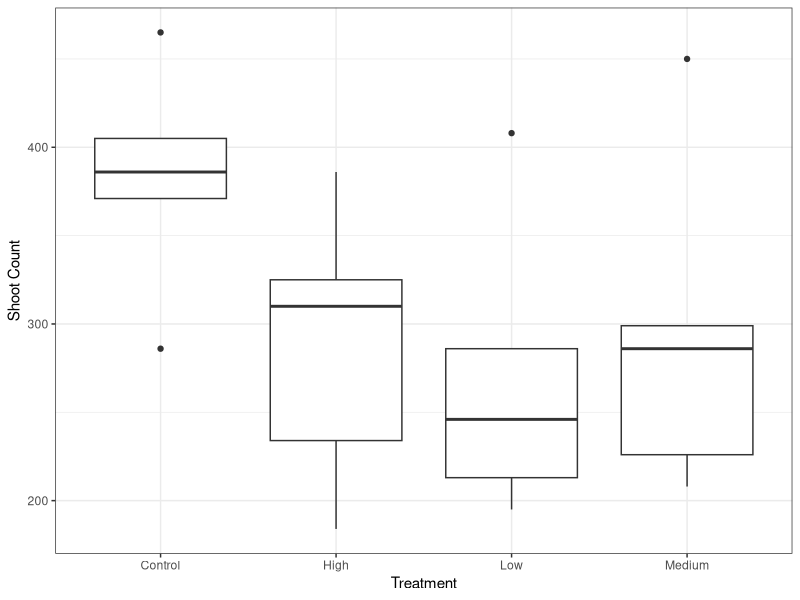
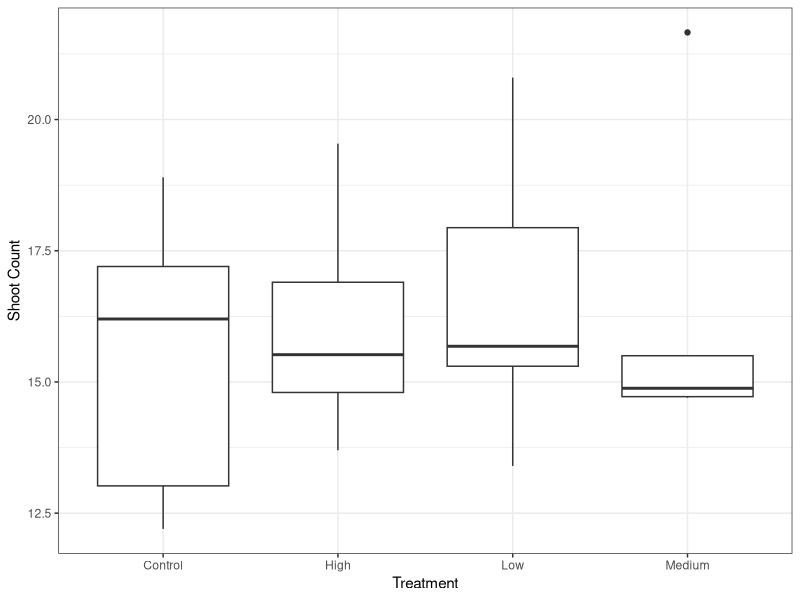
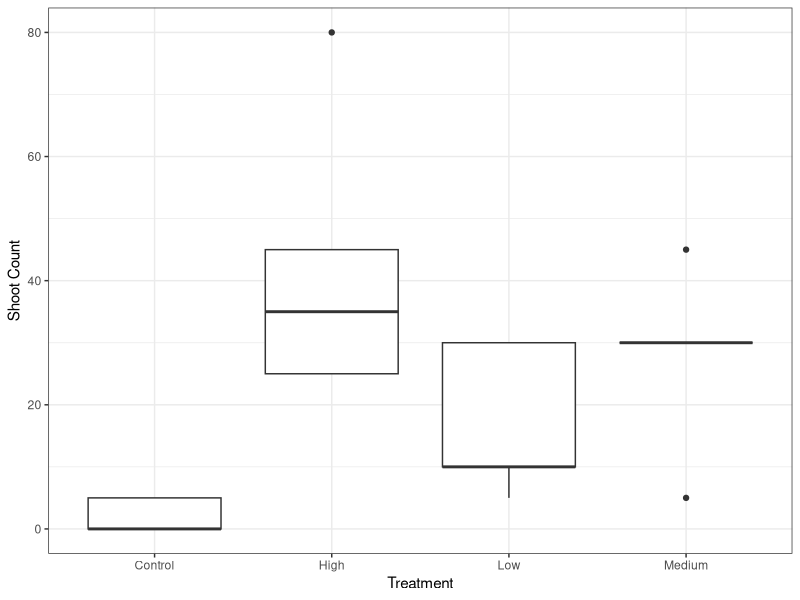

Generate these figures, in order, with R:
## Header and Preamble ------------------------------------------------------------
##
## Script name: Mesocosm Explore
##
## Purpose of script: look at trends
##
## Author: Alyson Hall
##
## Date Created: 2025-09-15
## Date Edited:  2025-09-15
##
## Copyright (c) Alyson Hall, 2024
## Email: achall@vims.edu
##

## Notes:
##
##
##
##

## Load up the packages we will need:
library(tidyverse)


##
## When using or reading my code, I recommended turning on code soft-wrap.
########End


# Read in -----------------------------------------------------------------

#Mesocosm

End_Bio <- 
  read_csv("Data/Mesocosm/Shoot_Animal_Count.csv") %>% 
  select(!c(Coring_Notes, Notes)) %>% 
  pivot_longer(cols = Length_1_cm:Length_5_cm,
               names_to = "Shoot_Rep",
               values_to = "CH") %>% 
  group_by(Treatment, Replicate) %>% 
  mutate(u_CH = mean(CH)) %>% 
  ungroup() %>% 
  select(!c(Shoot_Rep, CH)) %>% 
  unique()


# explore -----------------------------------------------------------------

# end shoot counts vs treatment 

End_Bio %>% 
  ggplot(
    aes(
      x = Treatment,
      y = Shoot_Count
    )
  ) +
  geom_boxplot() +
  labs(
    y = "Shoot Count"
  ) +
  theme_bw()


# End CH vs treatment

End_Bio %>% 
  ggplot(
    aes(
      x = Treatment,
      y = u_CH
    )
  ) +
  geom_boxplot() +
  labs(
    y = "Shoot Count"
  ) +
  theme_bw()


# Area disruption

End_Bio %>% 
  ggplot(
    aes(
      x = Treatment,
      y = Percentage_Sand
    )
  ) +
  geom_boxplot() +
  labs(
    y = "Shoot Count"
  ) +
  theme_bw()
